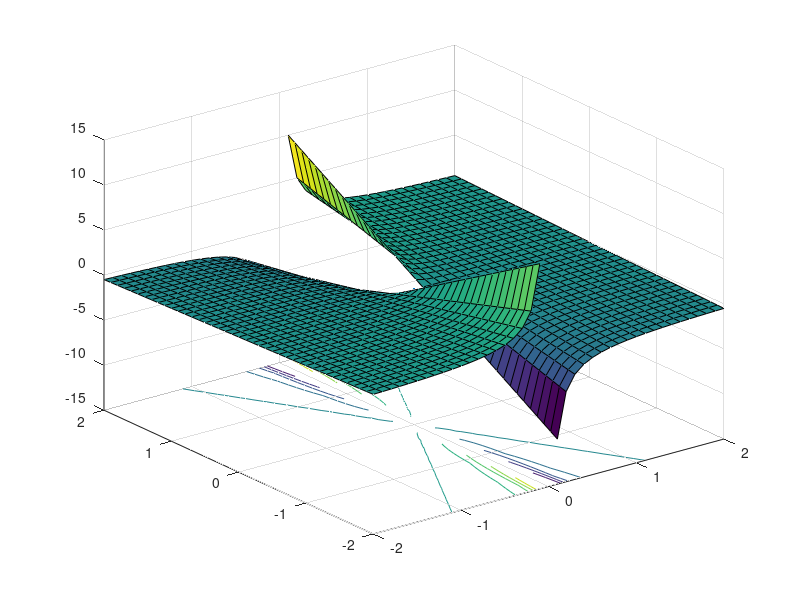
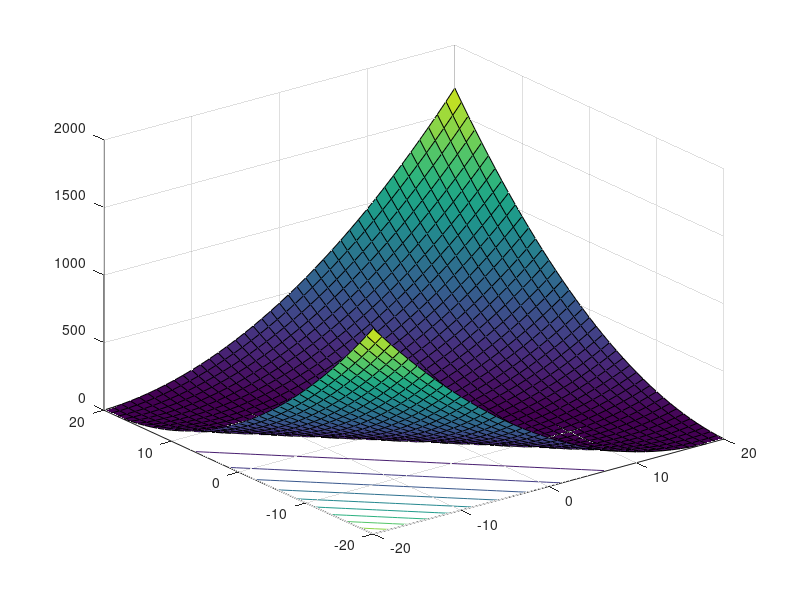
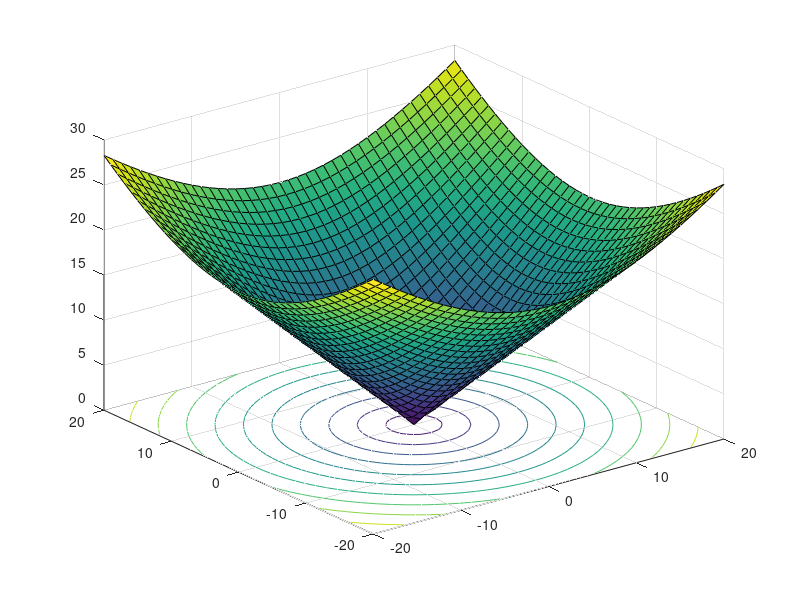
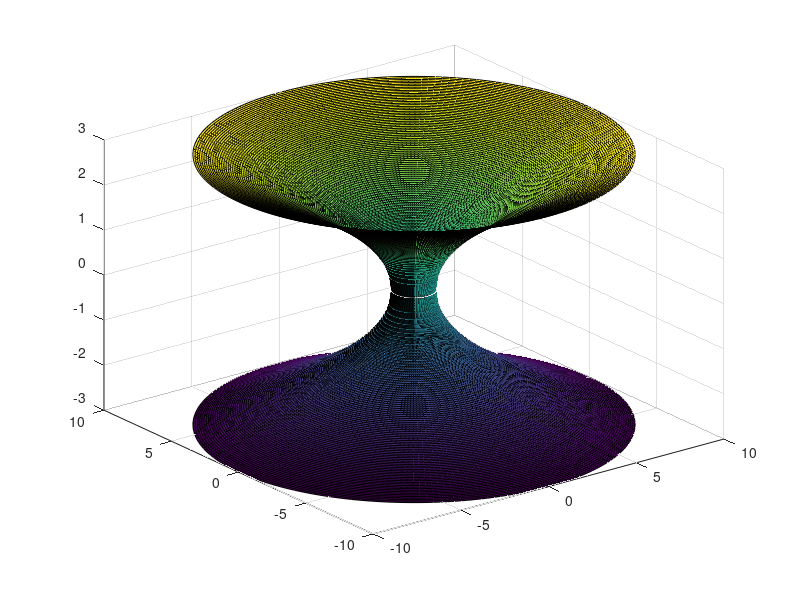

Reproduce these figures in MATLAB, in order.
x=-2:0.1:2;
y=-2:0.1:2;
[xb,yb]=meshgrid(x,y);
zb=(xb.*yb)./(x.^2+y.^2);
figure(1);
surfc(xb,yb,zb);
hold on;
x=0;
y=0;
z=0;
plot3(x,y,z,'.');

x=-20:1:20;
y=-20:1:20;
[xb,yb]=meshgrid(x,y);
zb=(1+xb+yb).^2;
figure(2);
surfc(xb,yb,zb);

x=-20:1:20;
y=-20:1:20;
[xb,yb]=meshgrid(x,y);
zb=sqrt(xb.^2+yb.^2);
figure(3);
surfc(xb,yb,zb);

u=1:0.1:10;
t=0:pi/100:2*pi;
[ub,tb]=meshgrid(u,t);
x=ub.*cos(tb);
y=ub.*sin(tb);
z=sqrt(ub-1);
figure(4);
surf(x,y,z);
hold on;
z=-sqrt(ub-1);
surf(x,y,z);